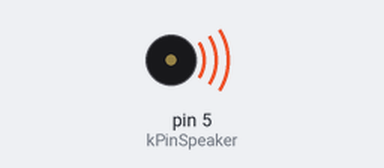
Simulated run of this sketch. Board: Arduino Uno, built with avr-gcc and run on an emulated ATmega328P. Parts: buzzer (waves = sounding).

Above: at 0.5 s.
At 9.37 s:
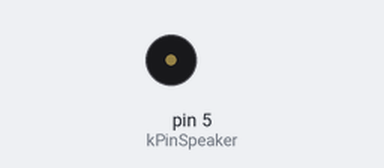
Timing chart, 0 to 12.4 s (numbered marks = the images above):
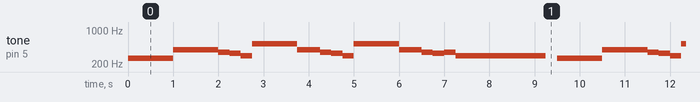

The sketch:

starwars.ino
```cpp
 #define NOTE_C4 262
 #define NOTE_D4 294
 #define NOTE_E4 330
 #define NOTE_F4 349
 #define NOTE_G4 392
 #define NOTE_A4 440
 #define NOTE_B4 494
 #define NOTE_C5 523

const int kPinSpeaker = 5;

void setup()
 {
 pinMode(kPinSpeaker, OUTPUT);
 }

void loop()
{
 tone(kPinSpeaker, NOTE_C4);
 delay(1000);
 tone(kPinSpeaker, NOTE_G4);
 delay(1000);
 tone(kPinSpeaker, NOTE_F4);
 delay(250);
 tone(kPinSpeaker, NOTE_E4);
 delay(250);
 tone(kPinSpeaker, NOTE_D4);
 delay(250);
 tone(kPinSpeaker, NOTE_C5);
 delay(1000);
 tone(kPinSpeaker, NOTE_G4);
 delay(500);
 tone(kPinSpeaker, NOTE_F4);
 delay(250);
 tone(kPinSpeaker, NOTE_E4);
 delay(250);
 tone(kPinSpeaker, NOTE_D4);
 delay(250);
 tone(kPinSpeaker, NOTE_C5);
 delay(1000);
 tone(kPinSpeaker, NOTE_G4);
 delay(500);
 tone(kPinSpeaker, NOTE_F4);
 delay(250);
 tone(kPinSpeaker, NOTE_E4);
 delay(250);
 tone(kPinSpeaker, NOTE_F4);
 delay(250);
 tone(kPinSpeaker, NOTE_D4);
 delay(2000);

 noTone(kPinSpeaker);

 delay(250);
}
```

Measured:
- by itself, tone on pin 5 (kPinSpeaker): repeats every 9.5 s: 392 Hz 1.0 s, 349 Hz 0.25 s, 330 Hz 0.25 s, 294 Hz 0.25 s, 523 Hz 1.0 s, 392 Hz 0.50 s, 349 Hz 0.25 s, 330 Hz 0.25 s, 294 Hz 0.25 s, 523 Hz 1.0 s, 392 Hz 0.50 s, 349 Hz 0.25 s, 330 Hz 0.25 s, 349 Hz 0.25 s, 294 Hz 2.0 s, silent 0.25 s, 262 Hz 1.0 s
